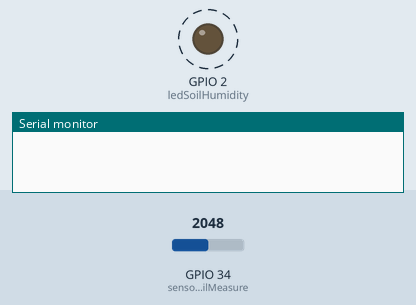
The sketch below on a simulated ESP32. On the bench: output pins drawn as LEDs (lit = HIGH), the last lines printed to the serial monitor. Dashed ring = blinking. Inputs (shaded band) come from the test bench; at power-on: GPIO 34 (sensorPinSoilMeasure) = 2048.

Above: at 1.05 s.
1.3 s: GPIO 34 (sensorPinSoilMeasure) set to 1486
At 2.7 s:
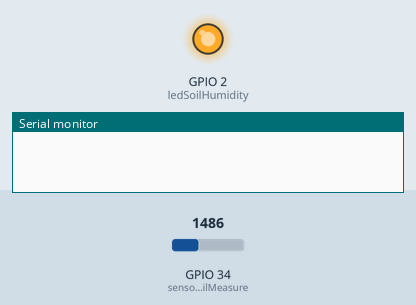
4.3 s: GPIO 34 (sensorPinSoilMeasure) set to 1392
At 10.4 s:
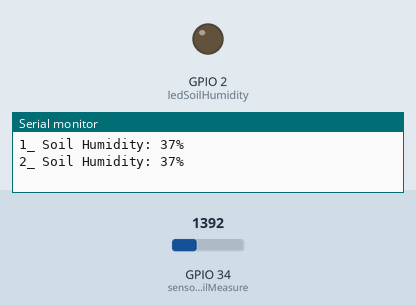
Timing chart, 0 to 11.9 s (numbered marks = the images above; inputs shaded):
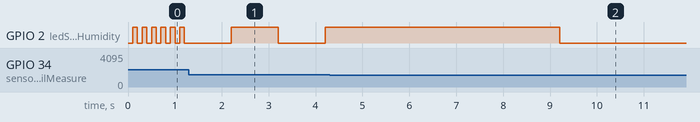

Measured:
- the behaviour switches between 1437 and 1436 on GPIO 34 (sensorPinSoilMeasure) (found by bisection; images 1 and 2)

The sketch:

soilHumidityLed.ino
```cpp
/*POSIBLE ERROR: al conectar el esp32 con el sensor de humedad puede que este lea 0%, lo que hay que hacer es sacar o ponerlo en la tierra
para que detecte otra lectura y arranque a funcionar correctamente

TENER EN CUENTA: las lecturas del sensor varian segun que tanto lo metamos en la tierra.

Feature: medir cuanto tarda desde que esta seca la tierra hasta que se estabilicen las lecturas despues de regar


*/
//library
#include <Arduino.h>

//vars & const
const int sensorPinSoilMeasure = 34;  // Pin al que está conectado el sensor de humedad de suelo
const int ledSoilHumidity = 2;        // Pin del LED interno de la placa ESP32

//tener en cuenta que este valor depende de cuanto metamos el sensor en la tierra, y del lugar en donde lo pongamos, porque
//mientras mas al costado este el sensor menor va a ser la lectura de humedad
const int humidityLimit = 35;  // Humedad de suelo límite

int soilHumidity = 0;  // Variable para almacenar la lectura de humedad de suelo
bool ledOn = false;    // Estado actual del LED

unsigned long previousMillis;
int interval;
int minValue = 250;
int maxValue = 560;
int contShowData=0;
//setup
void setup() {
  pinMode(sensorPinSoilMeasure, INPUT);
  pinMode(ledSoilHumidity, OUTPUT);
  Serial.begin(115200);
}

//loop
void loop() {

  //read soil humidity
  soilHumidity = readSoilHumidity(sensorPinSoilMeasure);
  //show data
  showSoilHumidityData(soilHumidity, 5000, contShowData);
  //control led
  controlRhythmLed(soilHumidity, humidityLimit, ledSoilHumidity, ledOn, previousMillis, interval);
}

//function for read the soil humidity
int readSoilHumidity(int sensorPinSoilMeasure) {

  int readValue, mappingValue;


  //lectura del sensor de humedad de tierra
  readValue = analogRead(sensorPinSoilMeasure);
  if (readValue < minValue) {
    minValue = readValue;
  }
  if (readValue > maxValue) {
    maxValue = readValue;
  }
  mappingValue = map(readValue, minValue, maxValue, 100, 0);
  mappingValue = constrain(mappingValue, 0, 100);

  return mappingValue;
}
//funcion para mostrar las lecturas por el monitor serial
void showSoilHumidityData(int& soilHumidity, int delay, int& contShowData) {
  // Imprimir la humedad actual cada 3 segundos
  static unsigned long lastUpdate = 0;
  if (millis() - lastUpdate >= delay) {
    contShowData++;
    // Serial.print("lectura:");Serial.println(valorLeidoHumedad);
    Serial.print(contShowData);

    Serial.print("_ Soil Humidity: ");
    Serial.print(soilHumidity);
    Serial.println("%");
    lastUpdate = millis();
  }
}
// procedure for control led
void controlRhythmLed(int soilHumidity, int humidityLimit, int ledPin, bool& ledOn, unsigned long& previousMillis, int& interval) {
  unsigned long currentMillis = millis();

  // Controlar el LED según la humedad del suelo
  if (soilHumidity < humidityLimit && soilHumidity > 0) {
    interval = 1000;  // Tiempo de titilación rápido
  } else if (soilHumidity >= humidityLimit) {
    interval = 5000;  // Tiempo de titilación lento
  } else if (soilHumidity <= 0) {
    interval = 100;  // Tiempo de titilación lento
  }

  if (currentMillis - previousMillis >= interval) {
    previousMillis = currentMillis;

    // Invertir el estado del LED
    digitalWrite(ledPin, !digitalRead(ledPin));
    ledOn = !ledOn;
  }
}
```
